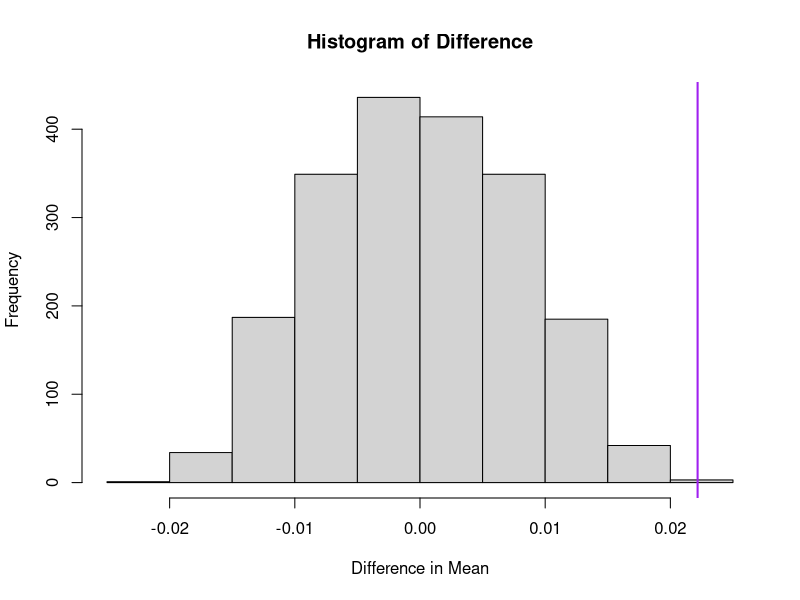
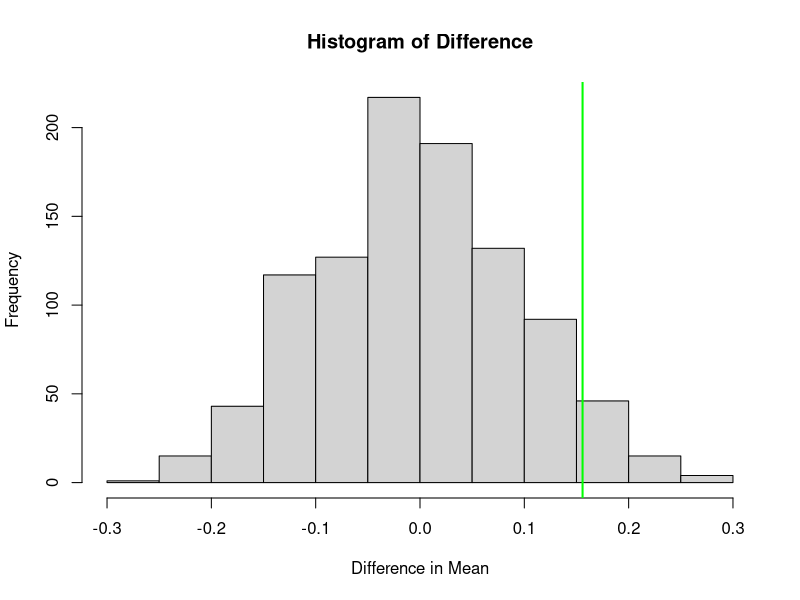

Write the R code that produced these figures, in order.
## ---- chunk 1
knitr::opts_chunk$set(echo = TRUE)
## ---- chunk 2
twain <- c(0.225, 0.262, 0.217, 0.240, 0.230, 0.229, 0.235, 0.217)
snodgrass <- c(0.209, 0.205, 0.196, 0.210, 0.202, 0.207, 0.224, 0.223, 0.220, 0.201)
## ---- chunk 3
spool <- sqrt(((8-1)*var(twain)+(10-1)*var(snodgrass))/(8+10-2))
t <- (mean(twain)-mean(snodgrass))/spool*sqrt((1/8)+(1/10))
## ---- chunk 4
mean_diff <- mean(twain) - mean(snodgrass)
data <- c(twain, snodgrass)

set.seed(99)
p.test <- function(x, a, b){
s <- sample(x)
mean(s[1:a]) - mean(s[(a+1):b])
}
many <- replicate(2000, p.test(data,8,18))
hist(many, main = "Histogram of Difference", xlab = "Difference in Mean"); abline(v=mean_diff,lwd=2, col="purple")
## ---- chunk 5
n <- sum(abs(many) > abs(mean_diff));n
## ---- chunk 6
hd <- c(186, 181, 176, 149, 184, 190, 158, 139, 175, 148, 152, 111, 141, 153, 190, 157, 131, 149, 135, 132)
hd_bar <- mean(hd)
hd_bar #mean of the observations

hd_sd <- sd(hd)
hd_sd #standard deviation of the observations

n <- 20
## ---- chunk 7
#upper tail
hd_bar + 1.729 * hd_sd/sqrt(n)
## ---- chunk 8
#lower tail
hd_bar - 1.729 * hd_sd/sqrt(n)
## ---- chunk 9
c1 <- c(1.23, 1.42, 1.41, 1.62, 1.55, 1.51, 1.60, 1.76)
c2 <- c(1.76, 1.41, 1.87, 1.49, 1.67, 1.81)
t.test(c1, c2, alternative= "less", var.equal = TRUE)
## ---- chunk 10
m_diff <- abs(mean(c1) - mean(c2))
c <- c(c1, c2)
set.seed(222)
diff <- replicate(1000, p.test(c, 8, 14))
hist(diff, main = "Histogram of Difference", xlab = "Difference in Mean"); abline(v=m_diff,lwd=2, col="green")

num <- sum(abs(diff)>m_diff); num
